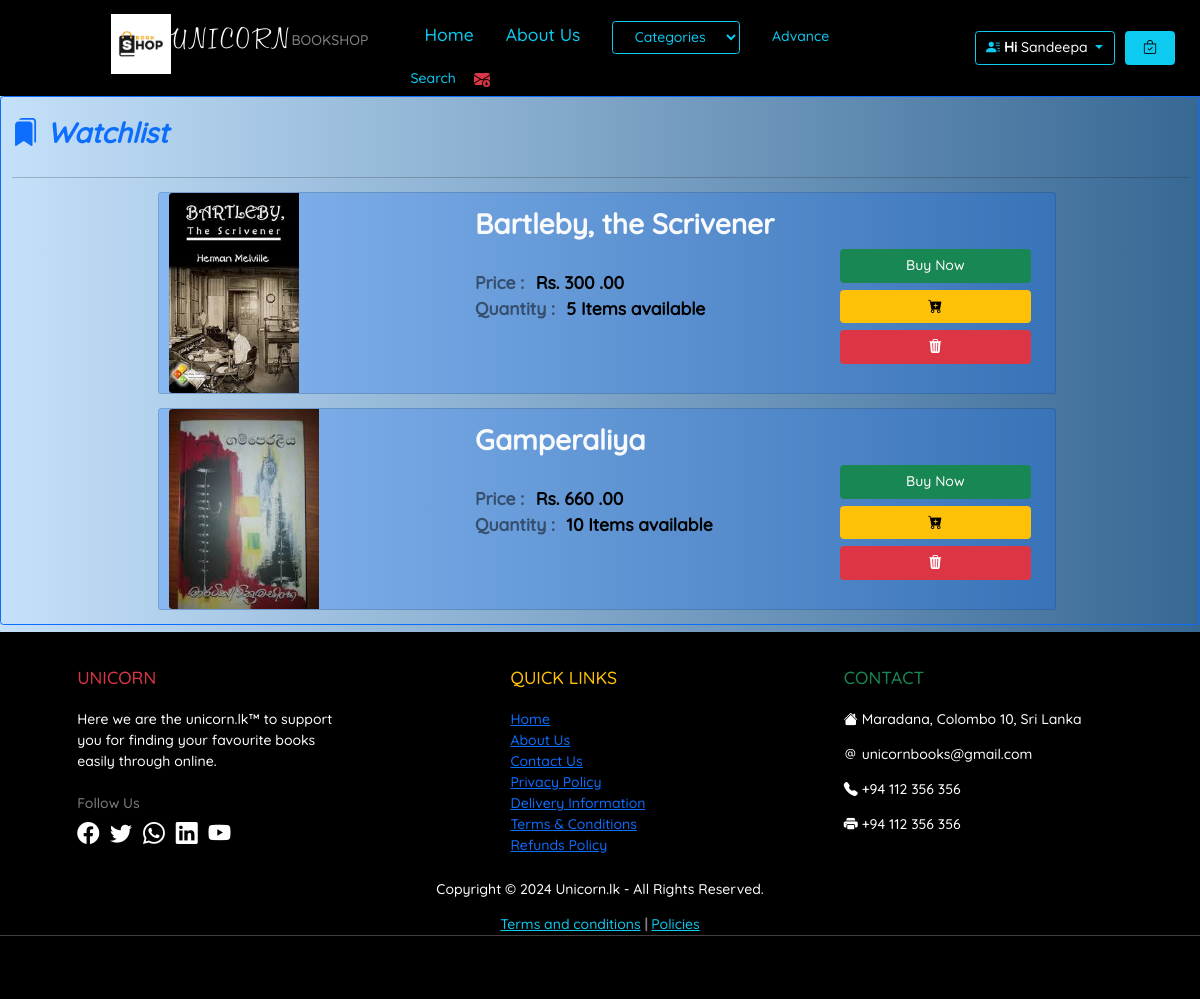
Page /bookshop/watchlist.php (signed in) on the committed database.
### tables this page shows
CREATE TABLE IF NOT EXISTS `watchlist` (
  `w_id` int NOT NULL AUTO_INCREMENT,
  `user_email` varchar(100) NOT NULL,
  `product_id` int NOT NULL,
  PRIMARY KEY (`w_id`) USING BTREE,
  KEY `fk_watchlist_user1_idx` (`user_email`),
  KEY `fk_watchlist_product1_idx` (`product_id`),
  CONSTRAINT `fk_watchlist_product1` FOREIGN KEY (`product_id`) REFERENCES `product` (`id`),
  CONSTRAINT `fk_watchlist_user1` FOREIGN KEY (`user_email`) REFERENCES `user` (`email`)
);

CREATE TABLE IF NOT EXISTS `product_img` (
  `img_path` varchar(100) NOT NULL,
  `product_id` int NOT NULL,
  PRIMARY KEY (`img_path`),
  KEY `fk_product_img_product1_idx` (`product_id`),
  CONSTRAINT `fk_product_img_product1` FOREIGN KEY (`product_id`) REFERENCES `product` (`id`)
);

CREATE TABLE IF NOT EXISTS `product` (
  `id` int NOT NULL AUTO_INCREMENT,
  `price` double DEFAULT NULL,
  `qty` int DEFAULT NULL,
  `description` text,
  `title` varchar(100) DEFAULT NULL,
  `datetime_added` datetime DEFAULT NULL,
  `delivery_fee_colombo` double DEFAULT NULL,
  `delivery_fee_other` double DEFAULT NULL,
  `category_cat_id` int NOT NULL,
  `author_has_publisher_id` int NOT NULL,
  `status_status_id` int NOT NULL,
  `admin_email` varchar(100) NOT NULL,
  PRIMARY KEY (`id`),
  KEY `fk_product_category1_idx` (`category_cat_id`),
  KEY `fk_product_model_has_brand1_idx` (`author_has_publisher_id`),
  KEY `fk_product_status1_idx` (`status_status_id`),
  KEY `fk_product_admin1_idx` (`admin_email`),
  CONSTRAINT `fk_product_admin1` FOREIGN KEY (`admin_email`) REFERENCES `admin` (`email`),
  CONSTRAINT `fk_product_category1` FOREIGN KEY (`category_cat_id`) REFERENCES `category` (`cat_id`),
  CONSTRAINT `fk_product_model_has_brand1` FOREIGN KEY (`author_has_publisher_id`) REFERENCES `author_has_publisher` (`id`),
  CONSTRAINT `fk_product_status1` FOREIGN KEY (`status_status_id`) REFERENCES `status` (`status_id`)
);

### bookshop/Database.php (called while the page is built, shortened)
<?php
class Connection {
    private static $server = "localhost";
    private static $user = "root";
    private static $password = "password";
    private static $db = "bookshop";
    public static $connection;
    private static function createConnection(){
        if (!isset($connection)){
             Connection::$connection = new mysqli(Connection::$server, Connection::$user, Connection::$password, Connection::$db);
            }
    }
    public static function select($query){
        return Connection::$connection->query($query);
    }
}
?>

### bookshop/watchlist.php (the view, shortened to what this page needs)
<?php include "Database.php"; ?>
<!DOCTYPE html>
<html>
<head>
    <link rel="stylesheet" href="bootstrap.css" />
    <link rel="stylesheet" href="https://cdn.jsdelivr.net/npm/bootstrap-icons@1.9.1/font/bootstrap-icons.css">
    <link rel="stylesheet" href="style.css" />
</head>
<body style="background-color: #c5e1fa;background-image: linear-gradient(90deg,#c5e1fa 0%,#376894 100%);">
    <div class="container-fluid">
        <div class="row">
            <?php include "header.php";
            if (isset($_SESSION["i"])) {
                $watchlist_rs = Connection::select("SELECT * FROM `watchlist` INNER JOIN `product` ON
                watchlist.product_id=product.id INNER JOIN `admin` ON
                product.admin_email=admin.email WHERE watchlist.user_email='" . $_SESSION["i"]["email"] . "'");
                $watchlist_num = $watchlist_rs->num_rows;
            ?>
                <div class="col-12">
                    <div class="row">
                        <div class="col-12 border border-1 border-primary rounded mb-2">
                            <div class="row align-items-center justify-content-center">
                                <div class="col-12 col-lg-12 mt-2">
                                    <label class="form-label fs-1 fw-bolder"><i class="bi bi-bookmarks-fill fs-2 text-primary"> Watchlist</i></label>
                                </div>
                                <div class="col-12">
                                    <hr />
                                </div>
                                <?php
                                if ($watchlist_num == 0) {
                                ?>
                                    <div class="col-12 col-lg-9">
                                        <div class="row">
                                            <div class="col-12 emptyView"></div>
                                            <div class="col-12 text-center">
                                                <label class="form-label fs-1 fw-bold">You have no items in your Watchlist
                                                    yet.</label>
                                            </div>
                                            <div class="offset-lg-4 col-12 col-lg-4 d-grid mb-3">
                                                <a href="home.php" class="btn btn-warning fs-3 fw-bold">Start Shopping</a>
                                            </div>
                                        </div>
                                    </div>
                                <?php
                                } else {
                                ?>
                                    <div class="col-12 col-lg-9">
                                        <div class="row">
                                            <?php
                                            for ($x = 0; $x < $watchlist_num; $x++) {
                                                $watchlist_data = $watchlist_rs->fetch_assoc();
                                                $list_id = $watchlist_data["w_id"];
                                            ?>
                                                <div class="card mb-3 mx-0 mx-lg-2 col-12 bg-primary bg-opacity-25">
                                                    <div class="row g-0">
                                                        <div class="col-md-4">
                                                            <?php
                                                            $img_rs = Connection::select("SELECT * FROM `product_img` WHERE `product_id`='" . $watchlist_data["product_id"] . "'");
                                                            $img_data = $img_rs->fetch_assoc();
                                                            ?>
                                                            <img src="<?php echo $img_data["img_path"]; ?>" class="img-fluid rounded-start" style="height: 200px;" />
                                                        </div>
                                                        <div class="col-md-5">
                                                            <div class="card-body">
                                                                <h5 class="card-title fs-2 fw-bold text-light"><?php echo $watchlist_data["title"]; ?></h5>
                                                                <br />
                                                                <span class="fs-5 fw-bold text-black-50">Price :</span>&nbsp;&nbsp;
                                                                <span class="fs-5 fw-bold text-black">Rs. <?php echo $watchlist_data["price"]; ?> .00</span>
                                                                <br />
                                                                <span class="fs-5 fw-bold text-black-50">Quantity
                                                                    :</span>&nbsp;&nbsp;
                                                                <span class="fs-5 fw-bold text-black"><?php echo $watchlist_data["qty"]; ?> Items available</span>
                                                                <br />
                                                            </div>
                                                        </div>
                                                        <div class="col-md-3 mt-5">
                                                            <div class="card-body d-lg-grid">
                                                                <a href='<?php echo "singleProductView.php?id=" . ($watchlist_data["id"]); ?>' class="btn btn-success mb-2">Buy Now</a>
                                                                <a href="#" class="btn btn-warning mb-2"  onclick="addToCart(<?php echo $watchlist_data['id']; ?>);">
                                                                    <i class="bi bi-cart-plus-fill"></i></a>
                                                                <a href="#" class="btn btn-danger" onclick='removeFromWatchlist(<?php echo $list_id; ?>);'>
                                                                <i class="bi bi-trash3-fill"></i>
                                                                </a>
                                                            </div>
                                                        </div>
                                                    </div>
                                                </div>
                                            <?php
                                            }
                                            ?>
                                        </div>
                                    </div>
                                <?php
                                }
                                ?>
                            </div>
                        </div>
                    </div>
                </div>
            <?php
            } else {
            ?>
                <script>
                    window.location = "home.php";
                </script>
            <?php
            }
            ?>
            <?php include "footer.php"; ?>
        </div>
    </div>
</body>
</html>

### bookshop/style.css (style rules this page uses)
* { font-family: "Quicksand"; font-size: 14px; }

### rows in the picture
watchlist: product_img.img_path (picture), product.title "Bartleby, the Scrivener", product.price "300", product.qty "5"
watchlist: product_img.img_path (picture), product.title "Gamperaliya", product.price "660", product.qty "10"

### other values in the picture
$name "Sandeepa"
